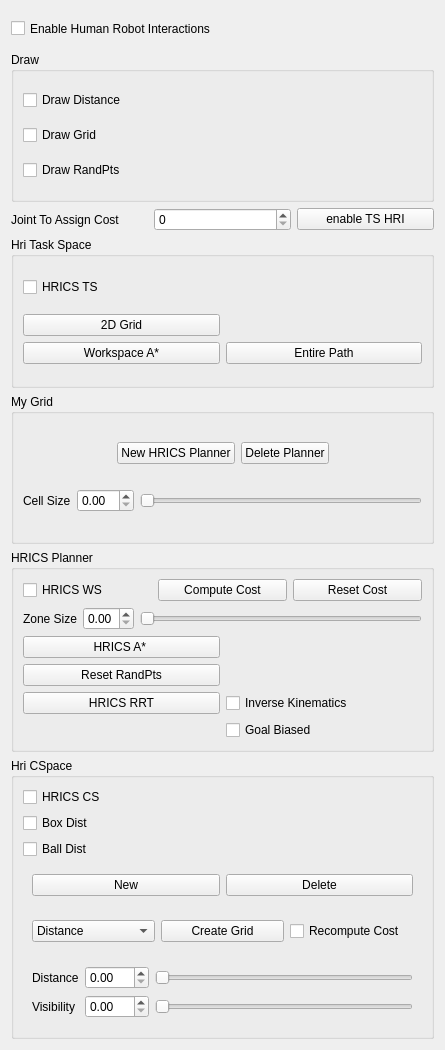
                  <widget class="QWidget" name="scrollAreaWidgetContents">
                   <property name="geometry">
                    <rect>
                     <x>0</x>
                     <y>0</y>
                     <width>445</width>
                     <height>1050</height>
                    </rect>
                   </property>
                   <layout class="QVBoxLayout" name="verticalLayout_24">
                    <item>
                     <widget class="QCheckBox" name="enableHri_2">
                      <property name="minimumSize">
                       <size>
                        <width>0</width>
                        <height>35</height>
                       </size>
                      </property>
                      <property name="text">
                       <string>Enable Human Robot Interactions</string>
                      </property>
                     </widget>
                    </item>
                    <item>
                     <widget class="QGroupBox" name="groupBox_9">
                      <property name="title">
                       <string>Draw</string>
                      </property>
                      <layout class="QVBoxLayout" name="verticalLayout_33">
                       <item>
                        <widget class="QCheckBox" name="checkBoxDrawDistance">
                         <property name="text">
                          <string>Draw Distance</string>
                         </property>
                        </widget>
                       </item>
                       <item>
                        <widget class="QCheckBox" name="checkBoxDrawGrid">
                         <property name="text">
                          <string>Draw Grid</string>
                         </property>
                        </widget>
                       </item>
                       <item>
                        <widget class="QCheckBox" name="checkBoxDrawRandPoints">
                         <property name="text">
                          <string>Draw RandPts</string>
                         </property>
                        </widget>
                       </item>
                      </layout>
                     </widget>
                    </item>
                    <item>
                     <layout class="QHBoxLayout" name="horizontalLayout">
                      <item>
                       <widget class="QLabel" name="label_8">
                        <property name="text">
                         <string>Joint To Assign Cost</string>
                        </property>
                       </widget>
                      </item>
                      <item>
                       <widget class="QSpinBox" name="spinBoxJoint"/>
                      </item>
                      <item>
                       <widget class="QPushButton" name="pushButtonHRITS">
                        <property name="text">
                         <string>enable TS HRI</string>
                        </property>
                       </widget>
                      </item>
                     </layout>
                    </item>
                    <item>
                     <widget class="QGroupBox" name="HRITaskSpace">
                      <property name="title">
                       <string>Hri Task Space</string>
                      </property>
                      <property name="checkable">
                       <bool>false</bool>
                      </property>
                      <layout class="QVBoxLayout" name="verticalLayout_23">
                       <item>
                        <layout class="QHBoxLayout" name="horizontalLayout_15">
                         <item>
                          <widget class="QCheckBox" name="enableHriTS">
                           <property name="text">
                            <string>HRICS TS</string>
                           </property>
                          </widget>
                         </item>
                         <item>
                          <spacer name="horizontalSpacer_6">
                           <property name="orientation">
                            <enum>Qt::Horizontal</enum>
                           </property>
                           <property name="sizeHint" stdset="0">
                            <size>
                             <width>40</width>
                             <height>20</height>
                            </size>
                           </property>
                          </spacer>
                         </item>
                        </layout>
                       </item>
                       <item>
                        <layout class="QGridLayout" name="gridLayout_9">
                         <item row="1" column="1">
                          <widget class="QPushButton" name="pushButtonWorkspacePath">
                           <property name="text">
                            <string>Workspace A*</string>
                           </property>
                          </widget>
                         </item>
                         <item row="1" column="2">
                          <widget class="QPushButton" name="pushButtonHoleMotion">
                           <property name="text">
                            <string>Entire Path</string>
                           </property>
                          </widget>
                         </item>
                         <item row="0" column="1">
                          <widget class="QPushButton" name="pushButtonMake2DGrid">
                           <property name="text">
                            <string>2D Grid</string>
                           </property>
                          </widget>
                         </item>
                        </layout>
                       </item>
                      </layout>
                     </widget>
                    </item>
                    <item>
                     <widget class="QGroupBox" name="groupBox_8">
                      <property name="title">
                       <string>My Grid</string>
                      </property>
                      <layout class="QVBoxLayout" name="verticalLayout_4">
                       <item>
                        <layout class="QHBoxLayout" name="horizontalLayout_5">
                         <item>
                          <spacer name="horizontalSpacer_16">
                           <property name="orientation">
                            <enum>Qt::Horizontal</enum>
                           </property>
                           <property name="sizeHint" stdset="0">
                            <size>
                             <width>40</width>
                             <height>20</height>
                            </size>
                           </property>
                          </spacer>
                         </item>
                         <item>
                          <widget class="QPushButton" name="pushButtonMakeGrid">
                           <property name="text">
                            <string>New HRICS Planner</string>
                           </property>
                          </widget>
                         </item>
                         <item>
                          <widget class="QPushButton" name="pushButtonDeleteGrid">
                           <property name="text">
                            <string>Delete Planner</string>
                           </property>
                          </widget>
                         </item>
                         <item>
                          <spacer name="horizontalSpacer">
                           <property name="orientation">
                            <enum>Qt::Horizontal</enum>
                           </property>
                           <property name="sizeHint" stdset="0">
                            <size>
                             <width>40</width>
                             <height>20</height>
                            </size>
                           </property>
                          </spacer>
                         </item>
                        </layout>
                       </item>
                       <item>
                        <layout class="QHBoxLayout" name="horizontalLayout_6">
                         <item>
                          <widget class="QLabel" name="label_9">
                           <property name="text">
                            <string>Cell Size</string>
                           </property>
                          </widget>
                         </item>
                         <item>
                          <widget class="QDoubleSpinBox" name="doubleSpinBoxCellSize">
                           <property name="maximum">
                            <double>10.000000000000000</double>
                           </property>
                           <property name="singleStep">
                            <double>0.100000000000000</double>
                           </property>
                          </widget>
                         </item>
                         <item>
                          <widget class="QSlider" name="horizontalSliderCellSize">
                           <property name="orientation">
                            <enum>Qt::Horizontal</enum>
                           </property>
                          </widget>
                         </item>
                        </layout>
                       </item>
                      </layout>
                     </widget>
                    </item>
                    <item>
                     <widget class="QGroupBox" name="HRICSPlanner">
                      <property name="title">
                       <string>HRICS Planner</string>
                      </property>
                      <layout class="QVBoxLayout" name="verticalLayout_5">
                       <item>
                        <layout class="QHBoxLayout" name="horizontalLayout_7">
                         <item>
                          <widget class="QCheckBox" name="checkBoxHRICS_MOPL">
                           <property name="text">
                            <string>HRICS WS</string>
                           </property>
                          </widget>
                         </item>
                         <item>
                          <widget class="QPushButton" name="pushButtonComputeCost">
                           <property name="text">
                            <string>Compute Cost</string>
                           </property>
                          </widget>
                         </item>
                         <item>
                          <widget class="QPushButton" name="pushButtonResetCost">
                           <property name="text">
                            <string>Reset Cost</string>
                           </property>
                          </widget>
                         </item>
                        </layout>
                       </item>
                       <item>
                        <layout class="QGridLayout" name="gridLayout">
                         <item row="0" column="0">
                          <widget class="QLabel" name="label_10">
                           <property name="text">
                            <string>Zone Size</string>
                           </property>
                          </widget>
                         </item>
                         <item row="0" column="1">
                          <widget class="QDoubleSpinBox" name="doubleSpinBoxZoneSize">
                           <property name="maximum">
                            <double>2.000000000000000</double>
                           </property>
                           <property name="singleStep">
                            <double>0.100000000000000</double>
                           </property>
                          </widget>
                         </item>
                         <item row="0" column="2">
                          <widget class="QSlider" name="horizontalSliderZoneSize">
                           <property name="orientation">
                            <enum>Qt::Horizontal</enum>
                           </property>
                          </widget>
                         </item>
                        </layout>
                       </item>
                       <item>
                        <layout class="QGridLayout" name="gridLayout_2">
                         <item row="6" column="0">
                          <widget class="QPushButton" name="pushButtonHRICSRRT">
                           <property name="text">
                            <string>HRICS RRT</string>
                           </property>
                          </widget>
                         </item>
                         <item row="2" column="0">
                          <widget class="QPushButton" name="pushButtonAStaIn3DGrid">
                           <property name="text">
                            <string>HRICS A* </string>
                           </property>
                          </widget>
                         </item>
                         <item row="6" column="2">
                          <widget class="QCheckBox" name="checkBoxInverseKinematics">
                           <property name="text">
                            <string>Inverse Kinematics</string>
                           </property>
                          </widget>
                         </item>
                         <item row="3" column="0">
                          <widget class="QPushButton" name="pushButtonResetRandPoints">
                           <property name="text">
                            <string>Reset RandPts</string>
                           </property>
                          </widget>
                         </item>
                         <item row="7" column="2">
                          <widget class="QCheckBox" name="checkBoxHRIGoalBiased">
                           <property name="text">
                            <string>Goal Biased</string>
                           </property>
                          </widget>
                         </item>
                        </layout>
                       </item>
                      </layout>
                     </widget>
                    </item>
                    <item>
                     <widget class="QGroupBox" name="groupBox">
                      <property name="title">
                       <string>Hri CSpace</string>
                      </property>
                      <layout class="QGridLayout" name="gridLayout_14">
                       <item row="0" column="0">
                        <widget class="QCheckBox" name="checkBoxEnableHRIConfigSpace">
                         <property name="text">
                          <string>HRICS CS</string>
                         </property>
                        </widget>
                       </item>
                       <item row="6" column="0">
                        <widget class="QWidget" name="widget_5" native="true">
                         <layout class="QGridLayout" name="gridLayout_17">
                          <item row="1" column="0">
                           <widget class="QLabel" name="label_20">
                            <property name="text">
                             <string>Visibility</string>
                            </property>
                           </widget>
                          </item>
                          <item row="1" column="1">
                           <widget class="QDoubleSpinBox" name="doubleSpinBoxVisibility"/>
                          </item>
                          <item row="1" column="2">
                           <widget class="QSlider" name="horizontalSliderVisibility">
                            <property name="orientation">
                             <enum>Qt::Horizontal</enum>
                            </property>
                           </widget>
                          </item>
                          <item row="0" column="0">
                           <widget class="QLabel" name="label_19">
                            <property name="text">
                             <string>Distance</string>
                            </property>
                           </widget>
                          </item>
                          <item row="0" column="1">
                           <widget class="QDoubleSpinBox" name="doubleSpinBoxDistance">
                            <property name="maximum">
                             <double>300.000000000000000</double>
                            </property>
                           </widget>
                          </item>
                          <item row="0" column="2">
                           <widget class="QSlider" name="horizontalSliderDistance">
                            <property name="maximum">
                             <number>500</number>
                            </property>
                            <property name="orientation">
                             <enum>Qt::Horizontal</enum>
                            </property>
                           </widget>
                          </item>
                         </layout>
                        </widget>
                       </item>
                       <item row="5" column="0">
                        <widget class="QWidget" name="widget_7" native="true">
                         <layout class="QGridLayout" name="gridLayout_19">
                          <item row="0" column="0">
                           <widget class="QComboBox" name="whichTestBox">
                            <item>
                             <property name="text">
                              <string>Distance</string>
                             </property>
                            </item>
                            <item>
                             <property name="text">
                              <string>Visibility</string>
                             </property>
                            </item>
                            <item>
                             <property name="text">
                              <string>Combined</string>
                             </property>
                            </item>
                           </widget>
                          </item>
                          <item row="0" column="1">
                           <widget class="QPushButton" name="pushButtonCreateGrid">
                            <property name="text">
                             <string>Create Grid</string>
                            </property>
                           </widget>
                          </item>
                          <item row="0" column="2">
                           <widget class="QCheckBox" name="checkBoxRecomputeCost">
                            <property name="text">
                             <string>Recompute Cost</string>
                            </property>
                           </widget>
                          </item>
                         </layout>
                        </widget>
                       </item>
                       <item row="4" column="0">
                        <widget class="QWidget" name="widget_6" native="true">
                         <layout class="QGridLayout" name="gridLayout_18">
                          <item row="0" column="0">
                           <widget class="QPushButton" name="pushButtonNewHRICSpace">
                            <property name="text">
                             <string>New</string>
                            </property>
                           </widget>
                          </item>
                          <item row="0" column="1">
                           <widget class="QPushButton" name="pushButtonDeleteHRICSpace">
                            <property name="text">
                             <string>Delete</string>
                            </property>
                           </widget>
                          </item>
                         </layout>
                        </widget>
                       </item>
                       <item row="1" column="0">
                        <widget class="QCheckBox" name="checkBoxBBDist">
                         <property name="text">
                          <string>Box Dist</string>
                         </property>
                        </widget>
                       </item>
                       <item row="2" column="0">
                        <widget class="QCheckBox" name="checkBoxBallDist">
                         <property name="text">
                          <string>Ball Dist</string>
                         </property>
                        </widget>
                       </item>
                      </layout>
                     </widget>
                    </item>
                   </layout>
                  </widget>
